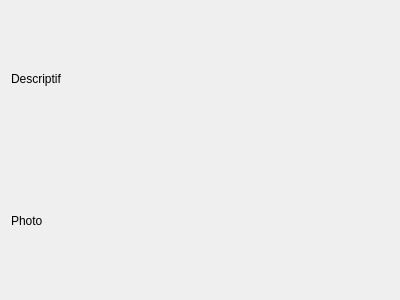
<?xml version="1.0" encoding="UTF-8"?>
<ui version="4.0">
 <class>MuseesWidget</class>
 <widget class="QWidget" name="MuseesWidget">
  <property name="geometry">
   <rect>
    <x>0</x>
    <y>0</y>
    <width>400</width>
    <height>300</height>
   </rect>
  </property>
  <property name="windowTitle">
   <string>Form</string>
  </property>
  <layout class="QVBoxLayout" name="verticalLayout_2">
   <item>
    <layout class="QVBoxLayout" name="verticalLayout">
     <item>
      <widget class="QLabel" name="label_texte">
       <property name="text">
        <string>Descriptif</string>
       </property>
      </widget>
     </item>
     <item>
      <widget class="QLabel" name="label_photo">
       <property name="text">
        <string>Photo</string>
       </property>
      </widget>
     </item>
    </layout>
   </item>
  </layout>
 </widget>
 <resources/>
 <connections/>
</ui>
